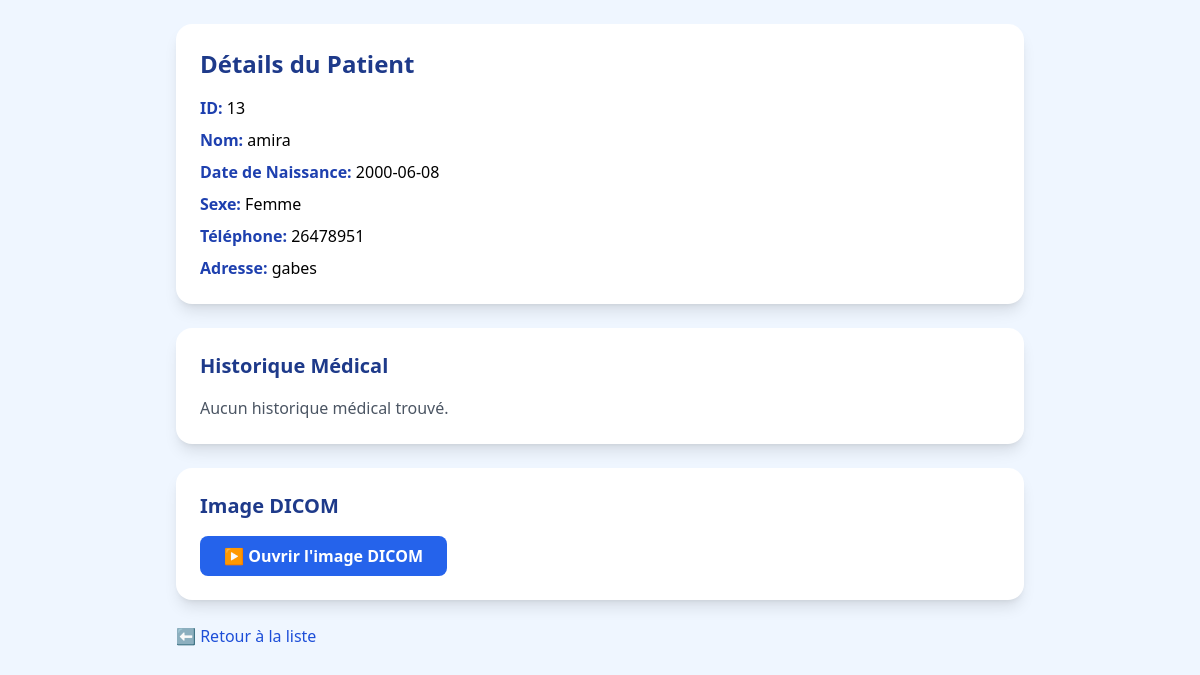
The app's page /pages/patient_details.php?id=13 (signed in) with its own data.
### tables this page shows
CREATE TABLE `patient` (
  `id` int(11) NOT NULL,
  `name` varchar(100) DEFAULT NULL,
  `dob` date DEFAULT NULL,
  `sex` varchar(10) DEFAULT NULL,
  `phone` varchar(20) DEFAULT NULL,
  `address` text DEFAULT NULL
);

### pages/patient_details.php (the view, shortened to what this page needs)
<?php
require_once '../includes/config.php';
$patientId = isset($_GET['id']) && is_numeric($_GET['id']) ? (int)$_GET['id'] : null;
$stmt = $pdo->prepare("SELECT * FROM patient WHERE id = ?");
$stmt->execute([$patientId]);
$patient = $stmt->fetch();
$history = [];
?>
<!DOCTYPE html>
<html lang="fr">
<head>
    <script src="https://cdn.tailwindcss.com"></script>
</head>
<body class="bg-blue-50 min-h-screen font-sans">
<div class="max-w-4xl mx-auto p-6">
    <div class="bg-white p-6 rounded-2xl shadow-lg mb-6">
        <h2 class="text-2xl font-bold text-blue-900 mb-4">Détails du Patient</h2>
        <div class="space-y-2">
            <p><span class="font-semibold text-blue-800">ID:</span> <?= $patient['id'] ?></p>
            <p><span class="font-semibold text-blue-800">Nom:</span> <?= htmlspecialchars($patient['name']) ?></p>
            <p><span class="font-semibold text-blue-800">Date de Naissance:</span> <?= $patient['dob'] ?></p>
            <p><span class="font-semibold text-blue-800">Sexe:</span> <?= $patient['sex'] ?></p>
            <?php if (!empty($patient['phone'])): ?>
                <p><span class="font-semibold text-blue-800">Téléphone:</span> <?= $patient['phone'] ?></p>
            <?php endif; ?>
            <?php if (!empty($patient['address'])): ?>
                <p><span class="font-semibold text-blue-800">Adresse:</span> <?= htmlspecialchars($patient['address']) ?></p>
            <?php endif; ?>
        </div>
    </div>
    <div class="bg-white p-6 rounded-2xl shadow-lg mb-6">
        <h3 class="text-xl font-semibold text-blue-900 mb-4">Historique Médical</h3>
        <?php if (empty($history)): ?>
            <p class="text-gray-600">Aucun historique médical trouvé.</p>
        <?php endif; ?>
    </div>
    <div class="bg-white p-6 rounded-2xl shadow-lg mb-6">
        <h3 class="text-xl font-semibold text-blue-900 mb-4">Image DICOM</h3>
        <form action="../scripts/launch_dicom.php" method="post">
            <button type="submit" class="px-6 py-2 bg-blue-600 hover:bg-blue-700 text-white rounded-lg font-semibold">
                ▶️ Ouvrir l'image DICOM
            </button>
        </form>
    </div>
    <a href="list_patients.php" class="inline-block text-blue-700 hover:underline">⬅️ Retour à la liste</a>
</div>
</body>
</html>

### records on screen
patient: id "13", name "amira", dob "2000-06-08", sex "Femme", phone "26478951", address "gabes"
